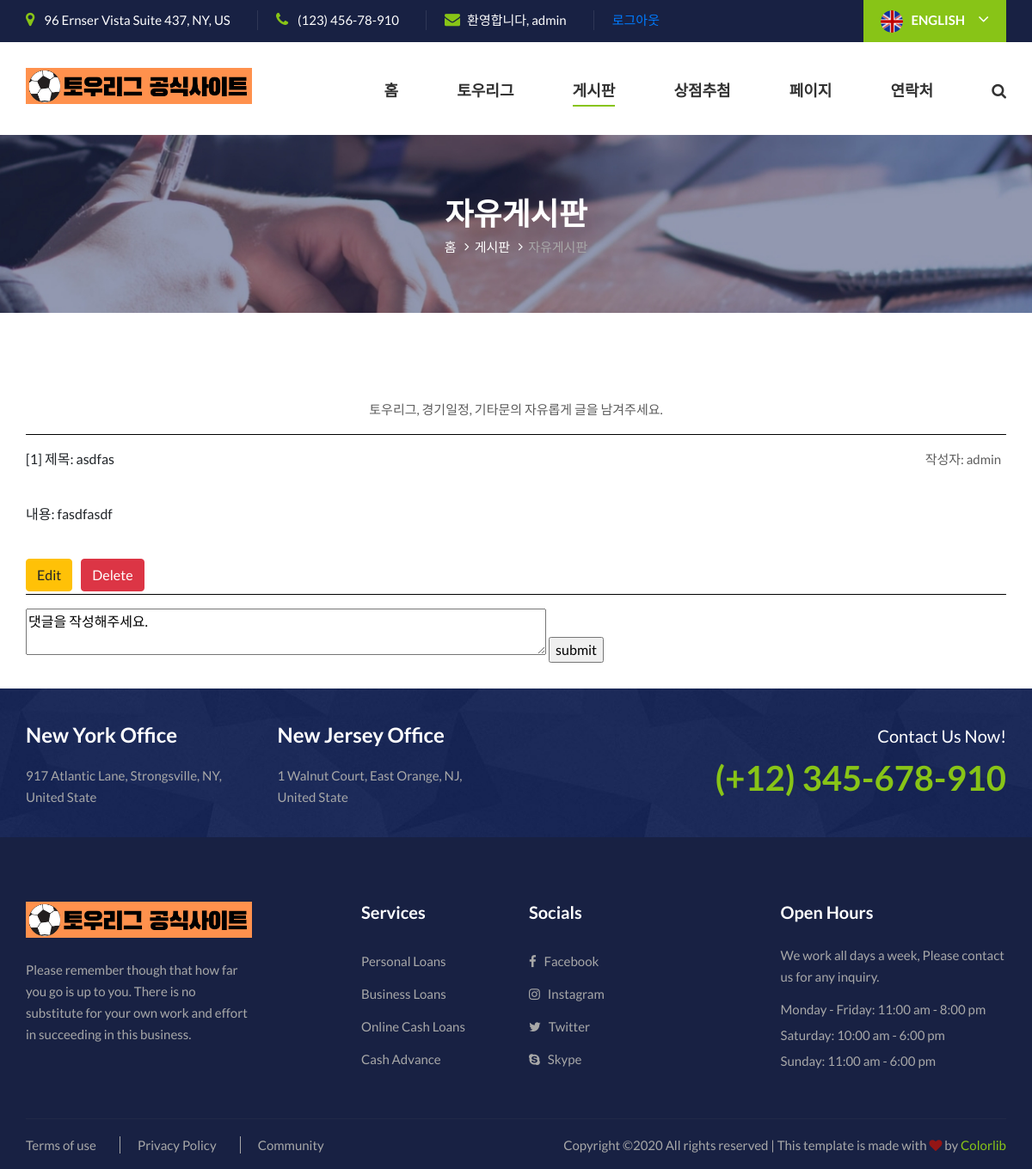
/bulletin/bulletin_see/1/ (signed in), run on the app's committed database.
### main.py (models this page shows, shortened)
class Bulletin(db.Model):
    id = db.Column(db.Integer, primary_key = True)
    title = db.Column(db.String(80))
    content = db.Column(db.String(80))
    writer = db.Column(db.String(80))

### main.py (the view)
@app.route('/bulletin/bulletin_see/<id>/', methods=['GET', 'POST'])
def bulletin_see(id):
    if session['logged_in'] == False:
        return render_template("bulletin_seel.html")
    elif session['logged_in'] == True:
        if request.method == 'POST':
            writer = session['name']
            new_comment = Comment(num = id, content = request.form['content'], writer = writer)
            db.session.add(new_comment)
            db.session.commit()
            data = Bulletin.query.get(id)
            d_title = data.title
            d_content = data.content
            name_1 = session['name']
            name = data.writer
            return render_template('bulletin_see.html', values=Bulletin.query.all(), d_title=d_title, id = id, d_content=d_content, name=name, usr = name_1,values_comment=Comment.query.all(), writer = writer)
        else:
            data = Bulletin.query.get(id)
            d_title = data.title
            d_content = data.content
            name_1 = session['name']
            name = data.writer
            return render_template('bulletin_see.html', values=Bulletin.query.all(), d_title=d_title, id = id, d_content=d_content, name=name, usr = name_1,values_comment=Comment.query.all())
        return render_template('bulletin_see.html', values=Bulletin.query.all(), d_title=d_title, id = id, d_content=d_content, name=name, usr = name_1,values_comment=Comment.query.all())
    return render_template('bulletin_see.html', values=Bulletin.query.all(), d_title=d_title, id = id, d_content=d_content, name=name, usr = name_1,values_comment=Comment.query.all())

### templates/bulletin_see.html (shortened to what this page needs)
<!DOCTYPE html>
<html lang="zxx">
<head>
    <link rel="stylesheet" href="{{ url_for('static', filename='css/bootstrap.min.css') }}">
    <link rel="stylesheet" href="{{ url_for('static', filename='css/font-awesome.min.css') }}">
    <link rel="stylesheet" href="{{ url_for('static', filename='css/elegant-icons.css') }}">
    <link rel="stylesheet" href="{{ url_for('static', filename='css/nice-select.css') }}">
    <link rel="stylesheet" href="{{ url_for('static', filename='css/magnific-popup.css') }}">
    <link rel="stylesheet" href="{{ url_for('static', filename='css/jquery-ui.min.css') }}">
    <link rel="stylesheet" href="{{ url_for('static', filename='css/owl.carousel.min.css') }}">
    <link rel="stylesheet" href="{{ url_for('static', filename='css/slicknav.min.css') }}">
    <link rel="stylesheet" href="{{ url_for('static', filename='css/style.css') }}">
</head>
<body>
    <header class="header">
        <div class="header__top">
            <div class="container">
                <div class="row">
                    <div class="col-lg-9">
                        <ul class="header__top__widget">
                            <li><i class="fa fa-map-marker"></i> 96 Ernser Vista Suite 437, NY, US</li>
                            <li><i class="fa fa-phone"></i> (123) 456-78-910</li>
                            {% if session['logged_in'] == True %}
                                <li><i class="fa fa-envelope"></i>환영합니다, {{usr}}</li>
                                <li><a href="../../../logout" class="primary-btn-s">로그아웃</a></li>
                            {% else %}
                                <li><a href="../../../login" class="primary-btn-s">로그인</a></li>
                                <li><a href="../../../create" class="primary-btn-s">회원가입</a></li>
                            {% endif %}
                        </ul>
                    </div>
                    <div class="col-lg-3">
                        <div class="header__top__language">
                            <img src="{{ url_for('static', filename='img/flag.png') }}" alt="">
                            <span>English</span>
                            <i class="fa fa-angle-down"></i>
                        </div>
                    </div>
                </div>
            </div>
        </div>
        <div class="container">
            <div class="row">
                <div class="col-lg-3">
                    <div class="header__logo">
                        <a href="../../../main"><img src="{{ url_for('static', filename='img/towlogo5.png') }}" alt=""></a>
                    </div>
                </div>
                <div class="col-lg-9">
                    <div class="header__nav">
                        <nav class="header__menu">
                            <ul>
                                <li><a href="../../../main">홈</a></li>
                                <li><a href="../../../towleague">토우리그</a></li>
                                <li class="active"><a href="../../../bulletin">게시판</a></li>
                                <li><a href="../../../lottery">상점추첨</a></li>
                                <li><a href="">페이지</a>
                                </li>
                                <li><a href="">연락처</a></li>
                            </ul>
                        </nav>
                        <div class="header__search">
                            <i class="fa fa-search search-switch"></i>
                        </div>
                    </div>
                </div>
            </div>
        </div>
    </header>
    <div class="breadcrumb-option set-bg" data-setbg="{{ url_for('static', filename='img/breadcrumb/breadcrumb-bg.jpg') }}">
        <div class="container">
            <div class="row">
                <div class="col-lg-12 text-center">
                    <div class="breadcrumb__text">
                        <h2>자유게시판</h2>
                        <div class="breadcrumb__links">
                            <a href="./index.html">홈</a>
                            <a href="./index.html">게시판</a>
                            <span>자유게시판</span>
                        </div>
                    </div>
                </div>
            </div>
        </div>
    </div>
    <section class="services spad">
        <div class="container">
            {% if session['logged_in'] == True %}
            <p style ="text-align: center;">토우리그, 경기일정, 기타문의 자유롭게 글을 남겨주세요.</p>
            {% elif session['logged_in'] == False %}
            <p style ="text-align: center;">게시판은 로그인 이후 이용가능합니다.</p>
            {% endif %}
            <hr color="black">
            [{{id}}]
            제목: {{d_title}}
            <p style = "float: right;">작성자: {{name}}&nbsp;&nbsp;</p>
            <p>&nbsp;</p>
            내용: {{d_content}}
            <p>&nbsp;</p>
            <form action="bulletin/create">
                <a href="../../update/{{id}}" style ="float: left; margin-right: 10px;"class="btn btn-warning btn-xs">Edit</a>
                <a href="../../delete/{{id}}" style ="float: left;"class="btn btn-danger btn-xs" onclick="return confirm('삭제하시겠습니까 ?')">Delete</a>
            </form>
            <p>&nbsp;</p>
            <hr color="black">
            <form action="" method="post">
                <textarea name = "content" cols="70" rows="2">댓글을 작성해주세요.</textarea>
                <input type = "submit" value = "submit" />
            </form>
        </div>
    </section>
    <div class="contact-widget set-bg" data-setbg="{{ url_for('static', filename='img/contact-widget.jpg') }}">
        <div class="container">
            <div class="row">
                <div class="col-lg-6 col-md-6">
                    <div class="row">
                        <div class="col-lg-6 col-md-6">
                            <div class="contact__widget__item">
                                <h4>New York Office</h4>
                                <p>917 Atlantic Lane, Strongsville, NY, United State</p>
                            </div>
                        </div>
                        <div class="col-lg-6 col-md-6">
                            <div class="contact__widget__item">
                                <h4>New Jersey Office</h4>
                                <p>1 Walnut Court, East Orange, NJ, United State</p>
                            </div>
                        </div>
                    </div>
                </div>
                <div class="col-lg-6 col-md-6">
                    <div class="contact__widget__phone">
                        <span>Contact Us Now!</span>
                        <h2>(+12) 345-678-910</h2>
                    </div>
                </div>
            </div>
        </div>
    </div>
    <footer class="footer">
        <div class="container">
            <div class="row">
                <div class="col-lg-3 col-md-6 col-sm-6">
                    <div class="footer__about">
                        <div class="footer__logo">
                            <a href="./index.html"><img src="{{ url_for('static', filename='img/towlogo5.png') }}" alt=""></a>
                        </div>
                        <p>Please remember though that how far you go is up to you. There is no substitute for your own
                            work and effort in succeeding in this business.</p>
                    </div>
                </div>
                <div class="col-lg-2 offset-lg-1 col-md-3 col-sm-6">
                    <div class="footer__widget">
                        <h5>Services</h5>
                        <div class="footer__widget">
                            <ul>
                                <li><a href="#">Personal Loans</a></li>
                                <li><a href="#">Business Loans</a></li>
                                <li><a href="#">Online Cash Loans</a></li>
                                <li><a href="#">Cash Advance</a></li>
                            </ul>
                        </div>
                    </div>
                </div>
                <div class="col-lg-2 col-md-3 col-sm-6">
                    <div class="footer__widget">
                        <h5>Socials</h5>
                        <div class="footer__widget footer__widget--social">
                            <ul>
                                <li><a href="#"><i class="fa fa-facebook"></i> Facebook</a></li>
                                <li><a href="#"><i class="fa fa-instagram"></i> Instagram</a></li>
                                <li><a href="#"><i class="fa fa-twitter"></i> Twitter</a></li>
                                <li><a href="#"><i class="fa fa-skype"></i> Skype</a></li>
                            </ul>
                        </div>
                    </div>
                </div>
                <div class="col-lg-3 offset-lg-1 col-md-6 col-sm-6">
                    <div class="footer__widget footer__widget--address">
                        <h5>Open Hours</h5>
                        <p>We work all days a week, Please contact us for any inquiry.</p>
                        <ul>
                            <li>Monday - Friday: 11:00 am - 8:00 pm</li>
                            <li>Saturday: 10:00 am - 6:00 pm</li>
                            <li>Sunday: 11:00 am - 6:00 pm</li>
                        </ul>
                    </div>
                </div>
            </div>
            <div class="footer__copyright">
                <div class="row">
                    <div class="col-lg-6 col-md-6">
                        <ul class="footer__copyright__links">
                            <li><a href="#">Terms of use</a></li>
                            <li><a href="#">Privacy Policy</a></li>
                            <li><a href="#">Community</a></li>
                        </ul>
                    </div>
                    <div class="col-lg-6 col-md-6">
                        <div class="footer__copyright__text">
                            <p>Copyright &copy;<script>document.write(new Date().getFullYear());</script> All rights reserved | This template is made with <i class="fa fa-heart" aria-hidden="true"></i> by <a href="https://colorlib.com" target="_blank">Colorlib</a></p>
                        </div>
                    </div>
                </div>
            </div>
        </div>
    </footer>
</body>
</html>

### data on the page
Bulletin: writer "admin", title "asdfas", content "fasdfasdf"

### other printed values
{{ id }} "1"
